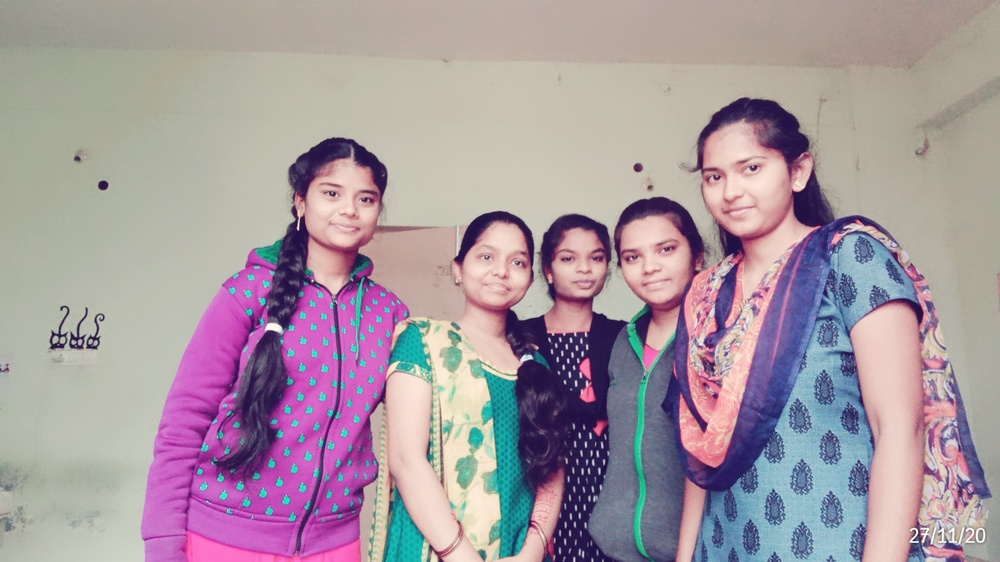
#> input picture nag.jpg, 1000 x 562 px, shrunk from 1600 x 900 before the run
$ python face.py
#> lines starting #> are read from the running program, lines starting #| are printed output that depends on the picture; after the words box and inside, x2 and y2 are one past the last pixel; in counts of white or black regions, pixels touching at a corner belong together
import cv2
faceCascade = cv2.CascadeClassifier("haarcascade_frontalface_default.xml")
image = cv2.imread('nag.jpg')
#> image is the input picture: shape (562, 1000, 3); mean B, G, R 159.6, 151.2, 166.5
gray = cv2.cvtColor(image, cv2.COLOR_BGR2GRAY)
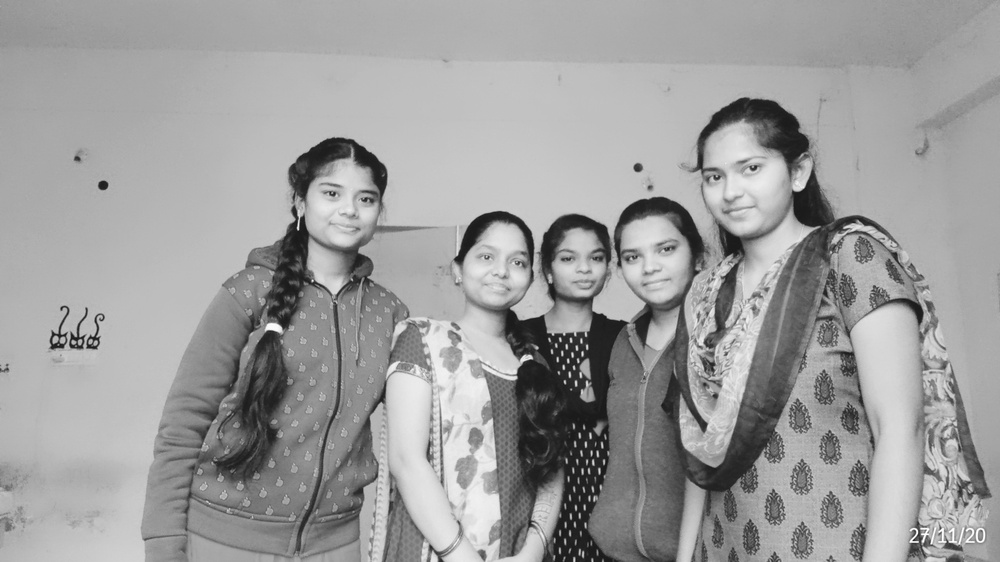
#> gray: shape (562, 1000); min 16, max 255, mean 156.7

# Detect faces in the image
faces = faceCascade.detectMultiScale(
    gray,
    scaleFactor=1.1,
    minNeighbors=5,
    minSize=(30, 30)
)
#> faces = [[548, 233, 67, 67], [463, 230, 75, 75], [304, 162, 85, 85], [609, 220, 84, 84], [686, 133, 101, 101]]

print("Found {0} faces!".format(len(faces)))
#| Found 5 faces!

# Draw a rectangle around the faces
for (x, y, w, h) in faces:
    cv2.rectangle(image, (x, y), (x+w, y+h), (0, 255, 0), 2)
#> this loop made 5 passes
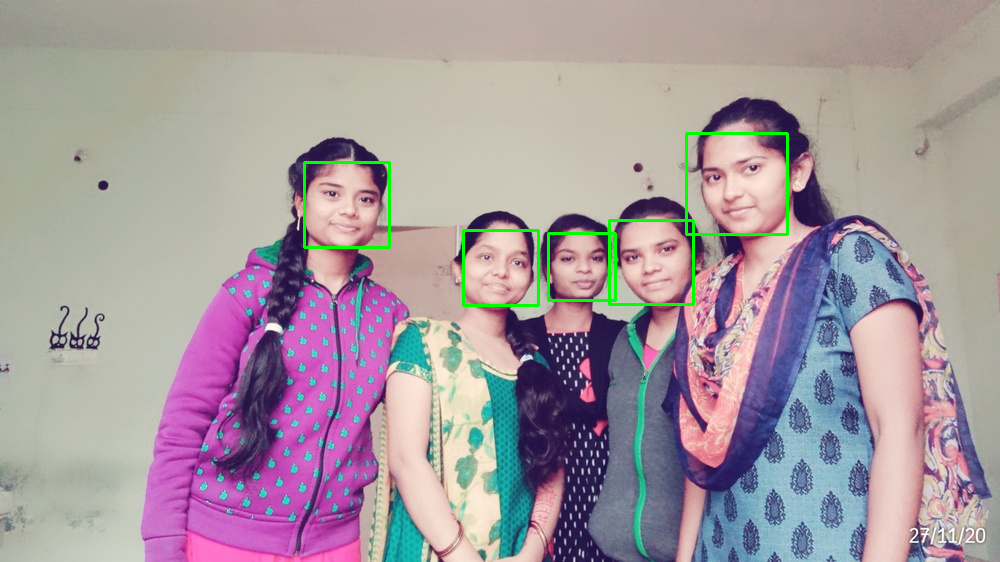
#> image: shape (562, 1000, 3); 0.87% of pixels changed, all inside (x1, y1, x2, y2) = (303, 132, 789, 307)

cv2.imshow("Faces found", image)
cv2.waitKey(0)
